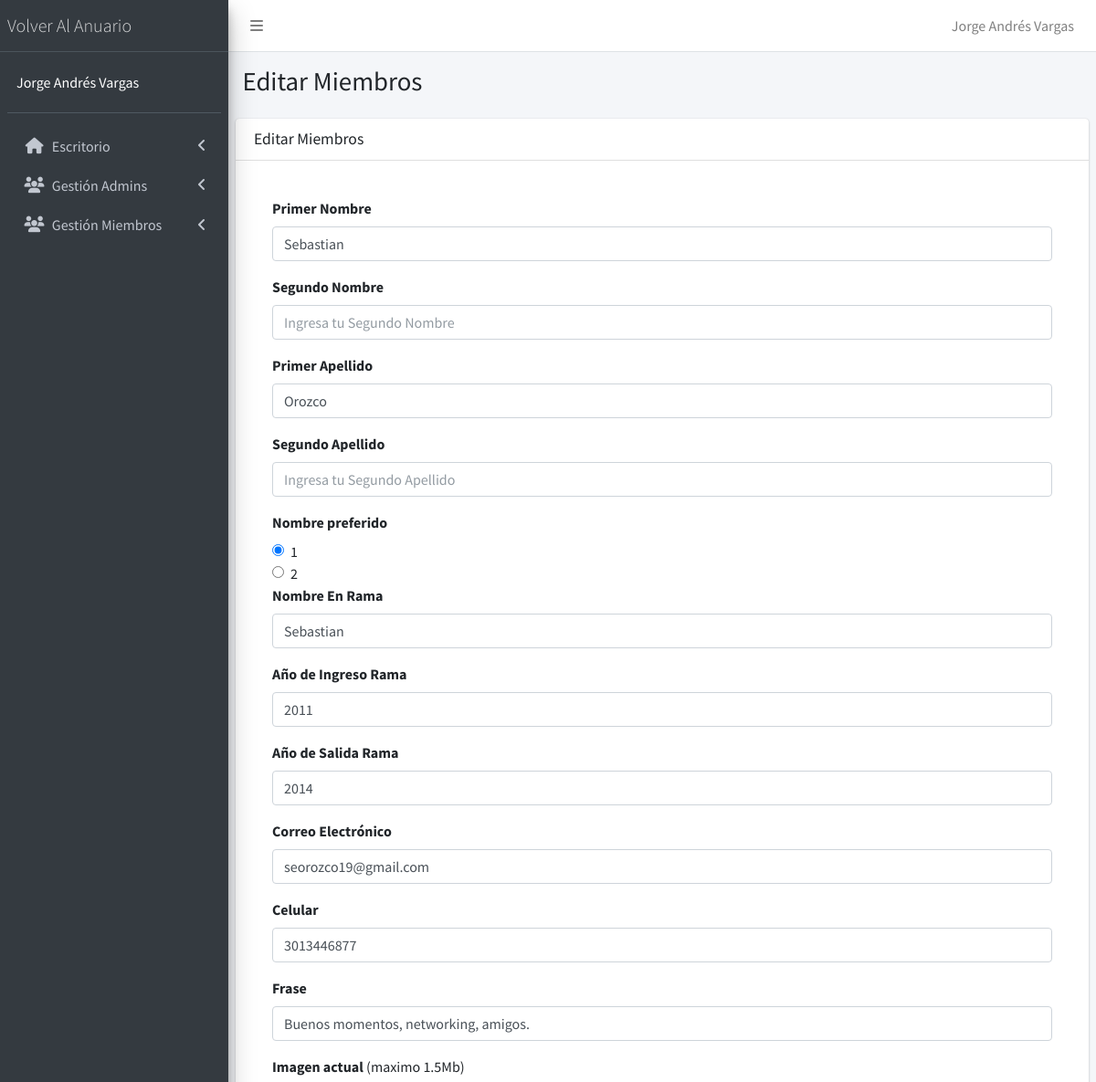
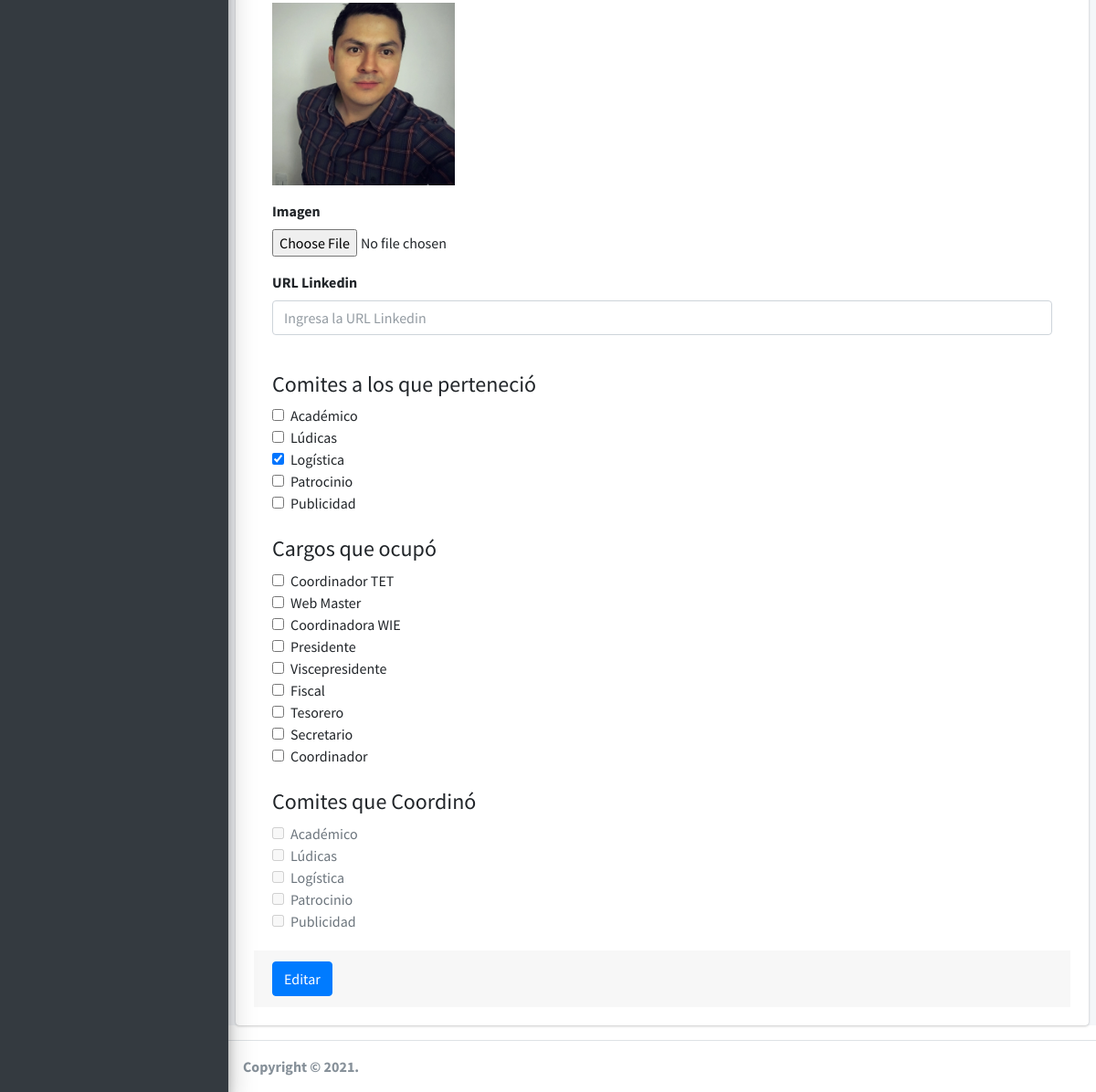
The page /admin/editar-miembro.php?id=3 (signed in) on the database its author committed (2 pictures, top to bottom).
### tables this page shows
CREATE TABLE `miembros` (
  `id` int(11) NOT NULL,
  `primerNombre` varchar(30) NOT NULL,
  `segundoNombre` varchar(30) DEFAULT NULL,
  `nombrePreferido` tinyint(4) NOT NULL DEFAULT 1,
  `primerApellido` varchar(30) NOT NULL,
  `segundoApellido` varchar(30) DEFAULT NULL,
  `nombreEnRama` varchar(30) NOT NULL,
  `anioIngresoRama` year(4) NOT NULL,
  `anioSalidaRama` year(4) NOT NULL,
  `correo` varchar(100) NOT NULL,
  `celular` varchar(20) NOT NULL,
  `frase` varchar(400) NOT NULL,
  `urlFoto` varchar(400) NOT NULL,
  `urlLinkedin` varchar(400) DEFAULT NULL,
  `estado` int(1) NOT NULL DEFAULT 0,
  `ocupacionActual` varchar(30) DEFAULT NULL,
  `contactos` varchar(400) DEFAULT NULL
);

CREATE TABLE `comites` (
  `id` int(11) NOT NULL,
  `comite` varchar(20) NOT NULL
);

CREATE TABLE `cargos` (
  `id` int(11) NOT NULL,
  `cargo` varchar(20) NOT NULL
);

### admin/funciones/quitar_tildes.php (called while the page is built)
<?php
function quitar_tildes($cadena) {
$no_permitidas= array ("á","é","í","ó","ú","Á","É","Í","Ó","Ú","ñ","À","Ã","Ì","Ò","Ù","Ã™","Ã ","Ã¨","Ã¬","Ã²","Ã¹","ç","Ç","Ã¢","ê","Ã®","Ã´","Ã»","Ã‚","ÃŠ","ÃŽ","Ã”","Ã›","ü","Ã¶","Ã–","Ã¯","Ã¤","«","Ò","Ã","Ã„","Ã‹");
$permitidas= array ("a","e","i","o","u","A","E","I","O","U","n","N","A","E","I","O","U","a","e","i","o","u","c","C","a","e","i","o","u","A","E","I","O","U","u","o","O","i","a","e","U","I","A","E");
$texto = str_replace($no_permitidas, $permitidas ,$cadena);
return $texto;
}
?>

### admin/editar-miembro.php (the view, shortened to what this page needs)
<?php
include "funciones/quitar_tildes.php";
include_once "../connection/db_connection.php";
include_once 'templates/header.php';
include_once 'templates/barra.php';
include_once 'templates/navegacion.php';
$id = $_GET['id'];
?>
<div class="content-wrapper">
  <section class="content-header">
    <div class="container-fluid">
      <div class="row mb-2">
        <div class="col-sm-6">
          <h1>Editar Miembros</h1>
        </div>
      </div>
    </div>
  </section>
  <section class="content">
    <div class="card">
      <div class="card-header">
        <h3 class="card-title">Editar Miembros</h3>
      </div>
      <div class="card-body">
        <?php
        $conn = mysqli_connect($host, $user, $pw, $db);
        $sql = "SELECT * FROM miembros WHERE id = $id";
        $resultado = $conn->query($sql);
        $miembro = $resultado->fetch_assoc();
        $sql1 = "SELECT * FROM comites";
        $array_comites = $conn->query($sql1);
        $sql2 = "SELECT cargo,comite FROM cargos_de_miembros WHERE miembro=$id";
        $resultado2 = $conn->query($sql2);
        $sql3 = "SELECT * FROM cargos";
        $array_cargos = $conn->query($sql3);
        $array_comites_coord = [];
        $array_comites_miembro = [];
        $array_cargos_miembro = [];
        while ($cargos_miembro = $resultado2->fetch_assoc()) {
          if ($cargos_miembro['cargo'] == 10) {
            array_push($array_comites_miembro, $cargos_miembro['comite']);
          }
          array_push($array_cargos_miembro, $cargos_miembro['cargo']);
        }
        ?>
        <form role="form" enctype="multipart/form-data" name="editar-registro-miembro" id="editar-registro-miembro" method="post" action="modelo-miembro.php">
          <div class="card-body">
            <div class="form-group">
              <label for="primerNombre">Primer Nombre</label>
              <input type="text" class="form-control" id="primerNombre" name="primerNombre" placeholder="Ingresa tu Primer Nombre" value="<?php echo $miembro['primerNombre']; ?>" required>
            </div>
            <div class="form-group">
              <label for="segundoNombre">Segundo Nombre</label>
              <input type="text" class="form-control" id="segundoNombre" name="segundoNombre" placeholder="Ingresa tu Segundo Nombre" value="<?php echo $miembro['segundoNombre']; ?>">
            </div>
            <div class="form-group">
              <label for="primerApellido">Primer Apellido</label>
              <input type="text" class="form-control" id="primerApellido" name="primerApellido" placeholder="Ingresa tu Primer Apellido" value="<?php echo $miembro['primerApellido']; ?>" required>
            </div>
            <div class="form-group">
              <label for="segundoApellido">Segundo Apellido</label>
              <input type="text" class="form-control" id="segundoApellido" name="segundoApellido" placeholder="Ingresa tu Segundo Apellido" value="<?php echo $miembro['segundoApellido']; ?>">
            </div>
            <label>Nombre preferido</label>
            <?php
            if ($miembro['nombrePreferido'] == 1) {
            ?>
              <div class="form-check">
                <input type="radio" class="form-check-input" id="nombrePreferido" value=1 name="nombrePreferido" checked>
                <label for="nombrePreferido1" class="form-check-label">1</label>
              </div>
              <div class="form-check">
                <input type="radio" class="form-check-input" id="nombrePreferido" value=2 name="nombrePreferido">
                <label for="nombrePreferido2" class="form-check-label">2</label>
              </div>
            <?php
            }
            ?>
            <div class="form-group">
              <label for="nombreEnRama">Nombre En Rama</label>
              <input type="text" class="form-control" id="nombreEnRama" name="nombreEnRama" placeholder="Ingresa tu Nombre En Rama" value="<?php echo $miembro['nombreEnRama']; ?>" required>
            </div>
            <div class="form-group">
              <label for="anioIngresoRama">Año de Ingreso Rama</label>
              <input type="number" class="form-control" id="anioIngresoRama" name="anioIngresoRama" min="1985" max="<?php echo date("Y"); ?>" value="<?php echo $miembro['anioIngresoRama']; ?>" required>
            </div>
            <div class="form-group">
              <label for="anioSalidaRama">Año de Salida Rama</label>
              <input type="number" class="form-control" id="anioSalidaRama" name="anioSalidaRama" min="1985" max="<?php echo date("Y")+2; ?>" value="<?php echo $miembro['anioSalidaRama']; ?>" required>
            </div>
            <div class="form-group">
              <label for="correo">Correo Electrónico</label>
              <input type="email" class="form-control" id="correo" name="correo" placeholder="Ingresa tu Correo Electronico" value="<?php echo $miembro['correo']; ?>" required>
            </div>
            <div class="form-group">
              <label for="celular">Celular</label>
              <input type="number" class="form-control" id="celular" name="celular" value="<?php echo $miembro['celular']; ?>" required>
            </div>
            <div class="form-group">
              <label for="frase">Frase</label>
              <input type="text" class="form-control" id="frase" name="frase" placeholder="Ingresa tu Frase" value="<?php echo $miembro['frase']; ?>" required>
            </div>
            <div class="form-group">
              <label for="imagen-actual">Imagen actual <span style="font-weight: lighter;">(maximo 1.5Mb)</span></label>
              <br>
              <img src="<?php echo $miembro['urlFoto']; ?>" width="200">
            </div>
            <div class="form-group">
              <label for="imagen-miembro">Imagen</label>
              <div class="input-group">
                <input type="file" id="imagen-miembro" name="imagen-miembro">
              </div>
            </div>
            <div class="form-group">
              <label for="urlLinkedin">URL Linkedin</label>
              <input type="text" class="form-control" id="urlLinkedin" name="urlLinkedin" placeholder="Ingresa la URL Linkedin" value="<?php echo $miembro['urlLinkedin']; ?>">
            </div>
            <br>
            <h4>Comites a los que perteneció</h4>
            <?php
              foreach($array_comites as $comite){
                $comite_format=strtolower(quitar_tildes($comite['comite']));
                ?>
                  <div class="form-check">
                  <input type="checkbox" class="form-check-input" id="<?php echo $comite_format;?>" name="<?php echo $comite_format;?>" value="<?php echo $comite_format;?>" <?php if (in_array($comite['id'], $array_comites_miembro)) {echo "checked";} ?>>
                  <label for="<?php echo $comite_format;?>" class="form-check-label"><?php echo $comite['comite'];?></label>
                  </div>
                <?php
              }
            ?>
            <br>
            <h4>Cargos que ocupó</h4>
            <?php
              foreach($array_cargos as $cargo){
                if($cargo['id'] != 10){
                    $cargo_format=lcfirst(str_replace(' ','', quitar_tildes($cargo['cargo'])));
                ?>
                    <div class="form-check">
                        <input type="checkbox" class="form-check-input" id="<?php echo $cargo_format;?>" name="<?php echo $cargo_format;?>" value="<?php echo $cargo_format;?>" <?php if (in_array($cargo['id'], $array_cargos_miembro)) {echo "checked";} ?> >
                        <label for="<?php echo $cargo_format;?>" class="form-check-label"><?php echo $cargo['cargo']?></label>
                    </div>
                <?php
                }
              }
            ?>
            <br>
            <h4>Comites que Coordinó</h4>
            <?php
              foreach($array_comites as $comite){
                $comite_format=strtolower(quitar_tildes($comite['comite']));
                ?>
                  <div class="form-check">
                    <input type="checkbox" class="form-check-input" id="<?php echo 'coord_'.$comite_format;?>" name="<?php echo 'coord_'.$comite_format;?>" value="<?php echo 'coord'.$comite_format;?>" <?php   if($array_comites_coord){if (in_array($comite['id'], $array_comites_coord)) {echo "checked";}}else{echo 'disabled';} ?>>
                    <label for="<?php echo 'coord_'.$comite_format;?>" class="form-check-label"><?php echo $comite['comite'];?></label>
                  </div>
                <?php
              }
            ?>
          </div>
          <div class="card-footer">
            <button type="submit" class="btn btn-primary">Editar</button>
          </div>
        </form>
      </div>
    </div>
  </section>
</div>
<?php
include_once 'templates/footer.php';
?>

### rows shown on the page
miembros: primerNombre "Sebastian", primerApellido "Orozco", nombreEnRama "Sebastian", anioIngresoRama "2011", anioSalidaRama "2014", correo "seorozco19@gmail.com", celular "3013446877", frase "Buenos momentos, networking, amigos.", urlFoto (picture)
comites: comite "Académico"
comites: comite "Lúdicas"
comites: logistica "☑", comite "Logística"
comites: comite "Patrocinio"
comites: comite "Publicidad"
cargos: cargo "Coordinador TET"
cargos: cargo "Web Master"
cargos: cargo "Coordinadora WIE"
cargos: cargo "Presidente"
cargos: cargo "Viscepresidente"
cargos: cargo "Fiscal"
cargos: cargo "Tesorero"
cargos: cargo "Secretario"
cargos: cargo "Coordinador"

### other values the page prints
$_SESSION['nombre'] "Jorge Andrés Vargas"
